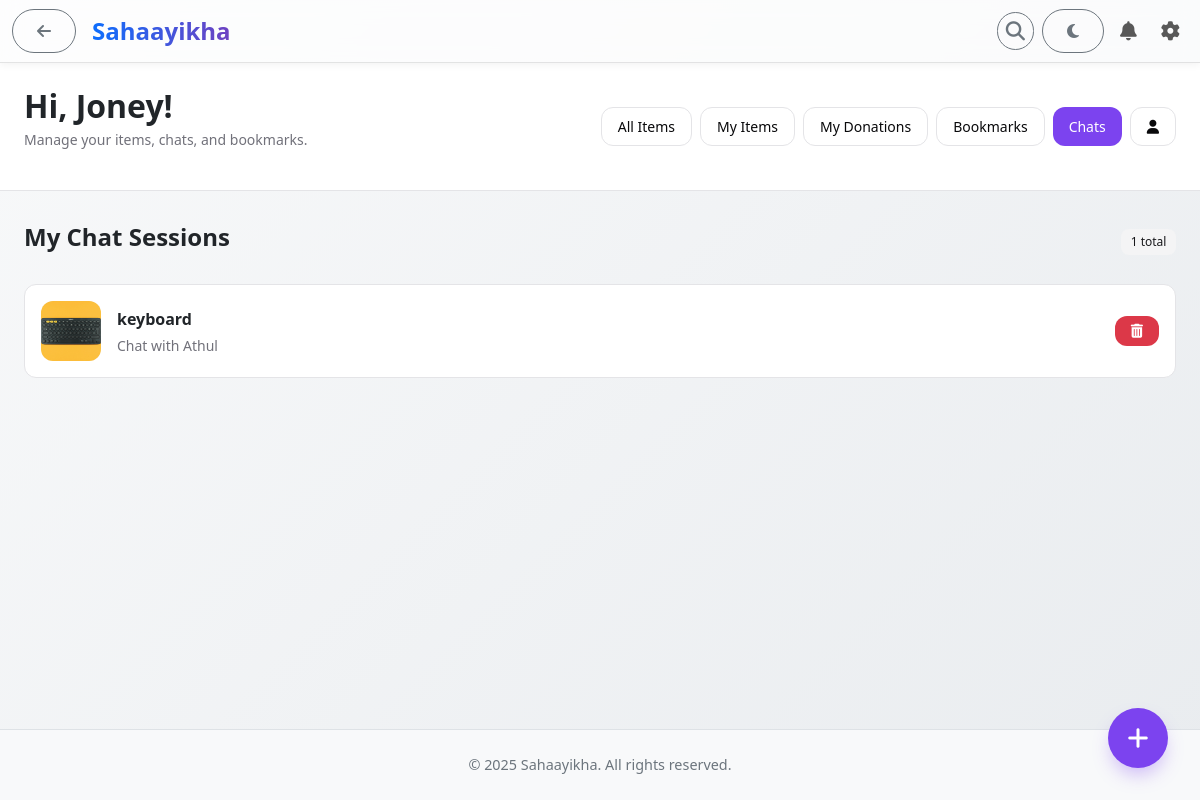
/dashboard?view=chats (signed in), run on an earlier commit of the app's database.
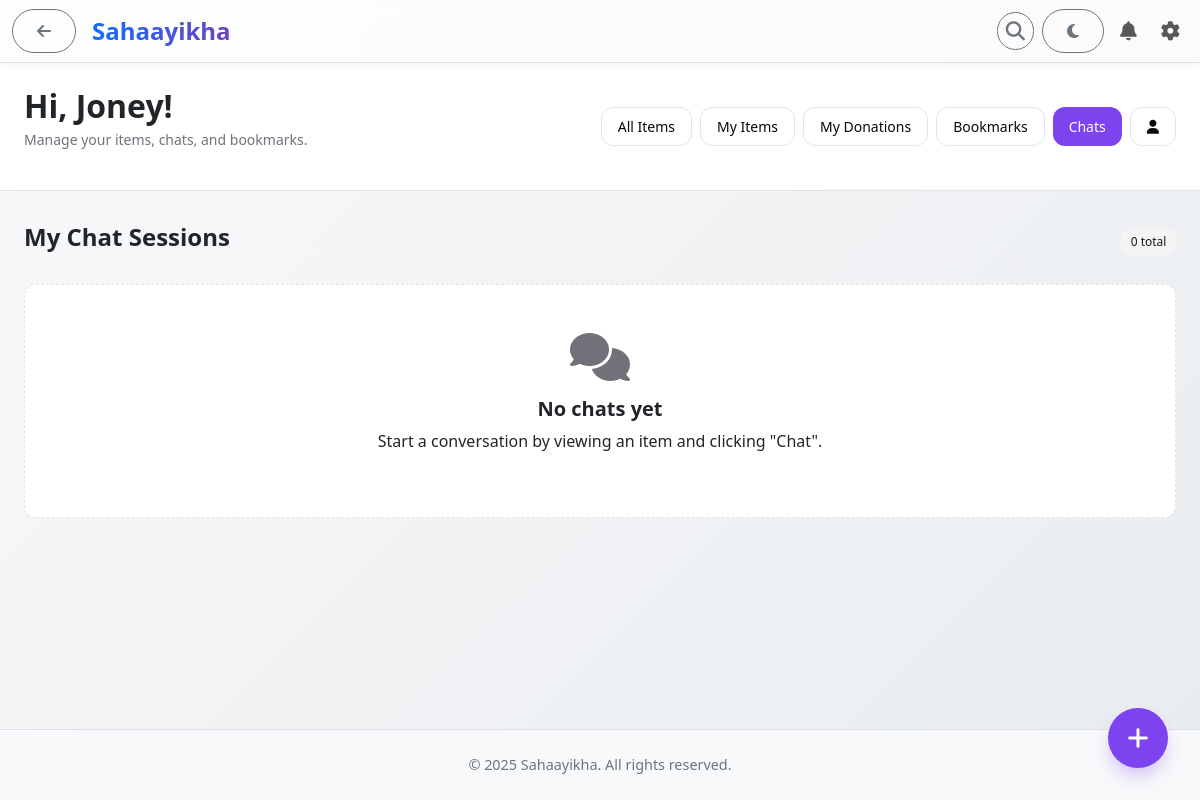
And on a later commit of the database.
### app/models.py (models this page shows, shortened)
class ChatSession(db.Model):
    __tablename__ = "chat_sessions"
    session_id = db.Column(db.Integer, primary_key=True)
    item_id = db.Column(db.Integer, db.ForeignKey("items.item_id"), nullable=False)
    user1_id = db.Column(db.Integer, db.ForeignKey("users.user_id"), nullable=False)
    user2_id = db.Column(db.Integer, db.ForeignKey("users.user_id"), nullable=False)
    status = db.Column(db.String(50), default="Active")  # Active / Blocked / Ended / Confirmed
    started_at = db.Column(db.DateTime, default=datetime.utcnow)
    messages = db.relationship("ChatMessage", backref="session", lazy="dynamic")

class ItemImage(db.Model):
    __tablename__ = "item_images"
    image_id = db.Column(db.Integer, primary_key=True)
    item_id = db.Column(db.Integer, db.ForeignKey("items.item_id"), nullable=False)
    image_url = db.Column(db.String(255), nullable=False)
    uploaded_at = db.Column(db.DateTime, default=datetime.utcnow)

class Item(db.Model):
    __tablename__ = "items"
    item_id = db.Column(db.Integer, primary_key=True)
    user_id = db.Column(db.Integer, db.ForeignKey("users.user_id"), nullable=False)
    title = db.Column(db.String(255), nullable=False)
    description = db.Column(db.Text)
    category = db.Column(db.String(255))
    type = db.Column(db.String(50))  # Trade / Share / Disaster
    condition = db.Column(db.String(50))  # New / Used / Old
    urgency_level = db.Column(db.String(50))  # Urgent / Flexible
    expected_return = db.Column(db.String(255))
    location = db.Column(db.String(255))
    status = db.Column(db.String(50), default="Active")  # Active / Traded / Verified / Expired
    created_at = db.Column(db.DateTime, default=datetime.utcnow)
    expires_at = db.Column(db.DateTime, nullable=True)
    deal_finalized_at = db.Column(db.DateTime, nullable=True)
    histories = db.relationship("ItemHistory", backref="item", lazy="dynamic")
    chat_sessions = db.relationship("ChatSession", backref="item", lazy="dynamic")
    bookmarks = db.relationship("Bookmark", backref="item", lazy="dynamic")
    reports = db.relationship("Report", backref="item", lazy="dynamic")
    images = db.relationship("ItemImage", backref="item", lazy="dynamic")

class User(UserMixin, db.Model):
    __tablename__ = "users"
    user_id = db.Column(db.Integer, primary_key=True)
    first_name = db.Column(db.String(255), nullable=False)
    last_name = db.Column(db.String(255))
    email = db.Column(db.String(255), unique=True, nullable=False)
    password = db.Column(db.String(255), nullable=False)
    phone = db.Column(db.String(50))
    location = db.Column(db.String(255))
    profile_picture = db.Column(db.String(255), nullable=True)
    status = db.Column(db.String(50), default="Active")  # Active / Blocked / Deactivated
    created_at = db.Column(db.DateTime, default=datetime.utcnow)
    fcm_token = db.Column(db.String(255), nullable=True) # <-- ADD THIS LINE
    items = db.relationship("Item", backref="owner", lazy="dynamic")
    bookmarks = db.relationship("Bookmark", backref="user", lazy="dynamic")
    chat_sessions1 = db.relationship("ChatSession", foreign_keys="ChatSession.user1_id", backref="user1", lazy="dynamic")
    chat_sessions2 = db.relationship("ChatSession", foreign_keys="ChatSession.user2_id", backref="user2", lazy="dynamic")
    messages = db.relationship("ChatMessage", backref="sender", lazy="dynamic")
    feedbacks = db.relationship("Feedback", backref="user", lazy="dynamic")
    reports = db.relationship("Report", backref="reporter", lazy="dynamic")
    category_follows = db.relationship("CategoryFollow", backref="user", lazy="dynamic")
    notifications = db.relationship("Notification", backref="user", lazy="dynamic")
    login_logs = db.relationship("LoginLog", backref="user", lazy="dynamic")

### app/routes.py (the view)
@main.route("/dashboard")
@login_required
@role_required("user")
def dashboard():
    view = request.args.get("view", "all")
    filter_type = request.args.get("filter")
    items = []
    chat_sessions = []
    my_offers = []
    disaster_needs = []  # <<< ADD THIS: New list for disaster needs
    if filter_type == 'Disaster':
        disaster_needs = DisasterNeed.query.order_by(DisasterNeed.posted_at.desc()).all()
    else:
        if view == "mine":
            query = Item.query.filter_by(user_id=current_user.user_id)
            if filter_type in ["Trade", "Share"]:  # This part is now correct
                query = query.filter_by(type=filter_type)
            items = query.order_by(Item.created_at.desc()).all()
        elif view == "bookmarks":
            user_bookmarks = Bookmark.query.filter_by(user_id=current_user.user_id).order_by(Bookmark.saved_at.desc()).all()
            items = [b.item for b in user_bookmarks]
        elif view == "chats":
            chat_sessions = db.session.query(ChatSession).filter(
                or_(ChatSession.user1_id == current_user.user_id, ChatSession.user2_id == current_user.user_id)
            ).join(Item).order_by(ChatSession.started_at.desc()).all()
        elif view == "donations":
            my_offers = DonationOffer.query.filter_by(user_id=current_user.user_id).order_by(DonationOffer.created_at.desc()).all()
        else:  # Default to "all"
            view = "all"
            query = Item.query.filter(Item.status == "Active", Item.user_id != current_user.user_id)
            if filter_type in ["Trade", "Share"]: # This part is now correct
                query = query.filter_by(type=filter_type)
            items = query.order_by(Item.created_at.desc()).all()
    return render_template(
        "dashboard/user_dashboard.html",
        items=items,
        chat_sessions=chat_sessions,
        my_offers=my_offers,
        disaster_needs=disaster_needs,  # <<< ADD THIS: Pass needs to the template
        view=view
    )

### app/routes.py (called while the page is built)
@login_manager.user_loader
def load_user(user_id):
    try:
        prefix, id_str = user_id.split(":")
        id_val = int(id_str)
    except Exception:
        return None
    if prefix == "user":
        return User.query.get(id_val)
    if prefix == "admin":
        return Admin.query.get(id_val)
    if prefix == "org":
        return Organization.query.get(id_val)
    return None

@main.context_processor
def inject_unread_count():
    unread_count = 0
    if current_user.is_authenticated and current_user.__class__.__name__ == 'User':
        from app.models import Notification
        unread_count = Notification.query.filter_by(user_id=current_user.user_id, status="Unread").count()
    from app.forms import CATEGORIES
    category_suggestions = [c[0] for c in CATEGORIES if c[0]]
    return dict(unread_count=unread_count, categories=category_suggestions)

### app/templates/dashboard/user_dashboard.html (shortened to what the changed rows need)
{% extends "base.html" %}
{% block content %}
<header class="dashboard-header">
    <div class="dashboard-container">
        <div class="header-content">
            <div>
                <h1>Hi, {{ current_user.first_name }}!</h1>
            </div>
        </div>
    </div>
</header>
<main class="dashboard-container">
    <section class="section">
        <div class="section-header">
            {% set current_filter = request.args.get('filter') %}
            {% if view == 'mine' %} <h2>My Items</h2>
            {% elif view == 'bookmarks' %} <h2>My Bookmarks</h2>
            {% elif view == 'chats' %} <h2>My Chat Sessions</h2>
            {% elif view == 'donations' %} <h2>My Donation Offers</h2>
            {% elif current_filter == 'Disaster' %} <h2>Active Disaster Needs</h2>
            {% else %} <h2>All Recent Items</h2>
            {% endif %}
            <span class="badge-dashboard">
                {% if view == 'chats' %}{{ chat_sessions|length }}
                {% elif view == 'donations' %}{{ my_offers|length }}
                {% elif current_filter == 'Disaster' %}{{ disaster_needs|length }}
                {% else %}{{ items|length }}
                {% endif %} total
            </span>
        </div>
        {% if request.args.get('filter') == 'Disaster' %}
            {% if disaster_needs %}
                <div class="item-grid">
                    {% for need in disaster_needs %}
                    <div class="dashboard-item-card need-card">
                        <div class="item-content">
                            <div class="need-card-header">
                                <div>
                                    <h3 class="item-title">{{ need.title }}</h3>
                                    <div class="item-badges">
                                        {% if need.categories %}
                                            {% for cat in need.categories.split(',') %}
                                                <span class="badge-dashboard">{{ cat }}</span>
                                            {% endfor %}
                                        {% endif %}
                                    </div>
                                </div>
                                <i class="fas fa-bullhorn need-card-icon"></i>
                            </div>
                            <p class="text-muted small my-2">{{ need.description|truncate(120) }}</p>
                            <div class="item-actions">
                                <div class="item-meta">
                                    <span class="meta-item">
                                        <i class="fas fa-sitemap fa-fw"></i>
                                        <span>By: {{ need.organization.name }}</span>
                                    </span>
                                    <span class="meta-item">
                                        <i class="fas fa-map-marker-alt fa-fw"></i>
                                        <span>{{ need.location }}</span>
                                    </span>
                                </div>
                                <a href="{{ url_for('main.make_donation_offer', need_id=need.need_id) }}" class="btn-dashboard btn-primary-dashboard">
                                    <span>Offer Help</span>
                                </a>
                            </div>
                        </div>
                    </div>
                    {% endfor %}
                </div>
            {% else %}
                <div class="empty-state">
                    <i class="fas fa-check-circle"></i>
                    <h3>No Active Disaster Needs</h3>
                    <p>There are no active requests for disaster aid at the moment.</p>
                </div>
            {% endif %}
        {% else %}
            {% if view in ['all', 'mine', 'bookmarks'] %}
                {% if items %}
                    <div class="item-grid">
                        {% for item in items %}
                        <div class="dashboard-item-card">
                            <a href="{{ url_for('main.view_item', item_id=item.item_id) }}" class="text-decoration-none">
                                <div class="item-image">
                                    <img src="{% if item.images.first() %}{{ url_for('static', filename=item.images.first().image_url) }}{% else %}{{ url_for('static', filename='images/item_placeholder.jpg') }}{% endif %}" alt="{{ item.title }}">
                                </div>
                            </a>
                            <div class="item-content">
                                <h3 class="item-title">{{ item.title }}</h3>
                                <div class="item-badges">
                                    <span class="badge-dashboard">{{ item.category }}</span>
                                    <span class="badge-dashboard">{{ item.condition }}</span>
                                </div>
                                <div class="item-actions">
                                    <a href="{{ url_for('main.view_item', item_id=item.item_id) }}" class="btn-dashboard btn-primary-dashboard">
                                        <span>View Details</span>
                                        <i class="fas fa-arrow-right"></i>
                                    </a>
                                    {% if view == 'bookmarks' %}
                                    <form action="{{ url_for('main.add_bookmark', item_id=item.item_id) }}" method="POST">
                                        <button type="submit" class="btn-dashboard btn-danger-dashboard" title="Remove Bookmark" onclick="return confirm('Are you sure you want to remove this bookmark?');">
                                            <i class="fas fa-trash-alt"></i>
                                        </button>
                                    </form>
                                    {% endif %}
                                </div>
                            </div>
                        </div>
                        {% endfor %}
                    </div>
                {% else %}
                    <div class="empty-state">
                        <i class="fas fa-box-open"></i>
                        <h3>{% if view == 'bookmarks' %}No bookmarks yet{% else %}No items found{% endif %}</h3>
                        <p>{% if view == 'bookmarks' %}Click the bookmark icon on an item to save it here.{% else %}There are no items matching this view.{% endif %}</p>
                    </div>
                {% endif %}
            {% elif view == 'chats' %}
                {% if chat_sessions %}
                    <ul class="chat-list">
                        {% for session in chat_sessions %}
                            {% set other_user = session.user2 if session.user1_id == current_user.user_id else session.user1 %}
                            <li class="chat-list-item">
                                <a href="{{ url_for('main.chat', session_id=session.session_id) }}" class="chat-link-area">
                                    <img src="{% if session.item.images.first() %}{{ url_for('static', filename=session.item.images.first().image_url) }}{% else %}{{ url_for('static', filename='images/item_placeholder.jpg') }}{% endif %}"
                                         alt="{{ session.item.title }}" class="chat-item-img">
                                    <div class="chat-item-content">
                                        <div class="chat-item-title">{{ session.item.title }}</div>
                                        <div class="chat-item-user">Chat with {{ other_user.first_name }}</div>
                                    </div>
                                </a>
                                <form action="{{ url_for('main.delete_chat_session', session_id=session.session_id) }}" method="POST">
                                    <button type="submit" class="btn-dashboard btn-danger-dashboard" title="Delete Chat" onclick="return confirm('Are you sure you want to delete this entire chat history? This cannot be undone.');">
                                        <i class="fas fa-trash-alt"></i>
                                    </button>
                                </form>
                            </li>
                        {% endfor %}
                    </ul>
                {% else %}
                    <div class="empty-state">
                        <i class="fas fa-comments"></i>
                        <h3>No chats yet</h3>
                        <p>Start a conversation by viewing an item and clicking "Chat".</p>
                    </div>
                {% endif %}
            {% endif %}
        {% endif %}
    </section>
</main>
{% endblock %}

What changed in the data, as far as the page shows it:
removed ChatSession: image_url (picture), item "keyboard"
no longer on this page (row edited): User: first_name "Athul"
Also different on the page:
{{ chat_sessions|length }}: "1" → "0"
text now shown: "No chats yet Start a conversation by viewing an item and clicking \"Chat\"."
